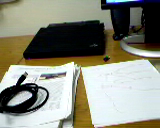
//> input picture example_16-01-imgA.png, 160 x 128 px
$ ./example_10-02 example_16-01-imgA.png   (built with g++ and OpenCV 4)
//> lines starting //> are read from the running program, lines starting //| are printed output that depends on the picture
//> further down, src is the input picture: 128 rows x 160 cols, CV_8UC3; mean B, G, R 124.1, 138, 137
// Example 10-2. Alternative method to combine and threshold image planes

#include <opencv2/opencv.hpp>
#include <iostream>

using namespace std;

void sum_rgb( const cv::Mat& src, cv::Mat& dst ) {

	// Split image onto the color planes.
	//
	vector<cv::Mat> planes;
	cv::split(src, planes);
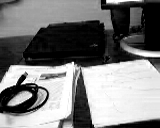
//> planes[0]: 128 rows x 160 cols, CV_8UC1; min 0, max 255, mean 124.1
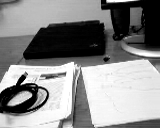
//> planes[1]: 128 rows x 160 cols, CV_8UC1; min 0, max 255, mean 138
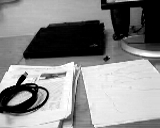
//> planes[2]: 128 rows x 160 cols, CV_8UC1; min 0, max 255, mean 137
	cv::Mat b = planes[0], g = planes[1], r = planes[2];

	// Accumulate separate planes, combine and threshold.
	//
	cv::Mat s = cv::Mat::zeros(b.size(), CV_32F);
	cv::accumulate(b, s);
	cv::accumulate(g, s);
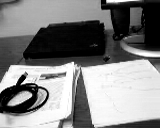
//> s: 128 rows x 160 cols, CV_32FC1; min 0, max 510, mean 262.1; drawn with min black and max white
	cv::accumulate(r, s);
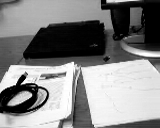
//> s: 128 rows x 160 cols, CV_32FC1; min 0, max 765, mean 399.2; drawn with min black and max white

	// Truncate values above 100 and rescale into dst.
	//
	cv::threshold( s, s, 100, 100, cv::THRESH_TRUNC );
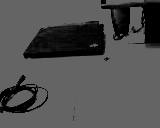
//> s: 128 rows x 160 cols, CV_32FC1; min 0, max 100, mean 79.7
	s.convertTo(dst, b.type());
}

void help(char **argv) {
	cout << "\nExample 10-2. Alternative method to combine and threshold image planes\n" << endl;
	cout << "\nCall:\n" << argv[0] << " ../faces.jpg\n" << endl;
}

int main(int argc, char** argv) {
	help(argv);
	if(argc < 2) { cout << "specify input image" << endl; return -1; }

	// Load the image from the given file name.
	//
	cv::Mat src = cv::imread( argv[1] ), dst;
	if( src.empty() ) { cout << "can not load " << argv[1] << endl; return -1; }
	sum_rgb( src, dst);

	// Create a named window with the name of the file and
	// show the image in the window
	//
	cv::imshow( argv[1], dst );

	// Idle until the user hits any key.
	//
	cv::waitKey(0);
	return 0;
}

$ run again, on checkerboard9x6.png
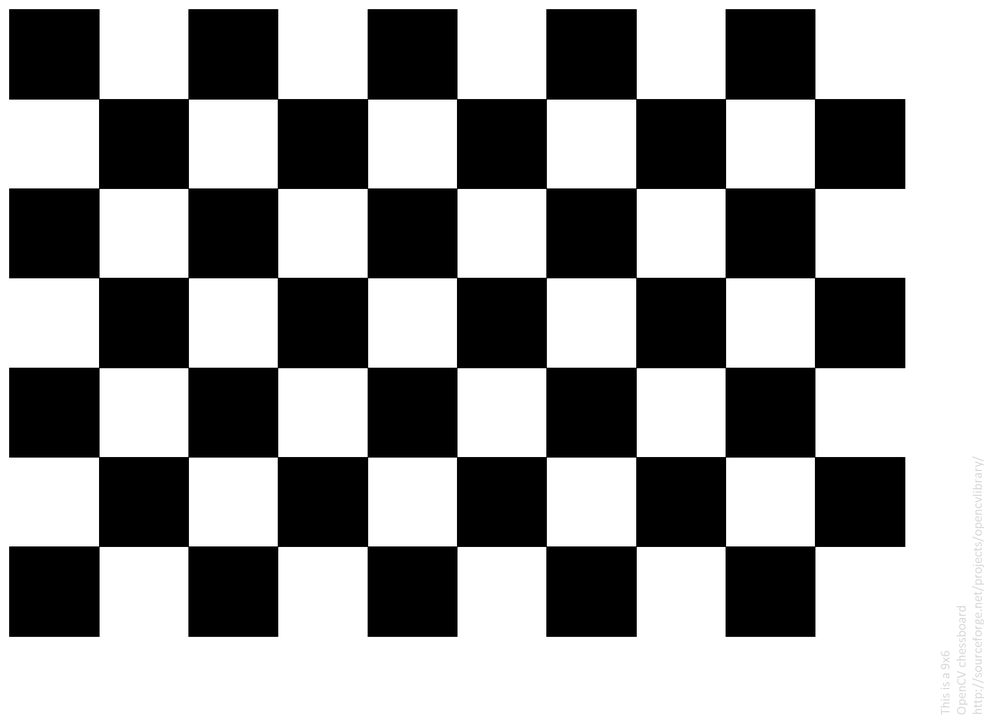
//> input picture checkerboard9x6.png, 985 x 716 px, shrunk from 1830 x 1330 before the run
//> src is the input picture: 716 rows x 985 cols, CV_8UC3; mean B, G, R 152.2, 152.2, 152.2
//> in sum_rgb, `cv::threshold( s, s, 100, 100, cv::THRESH_TRUNC );`:
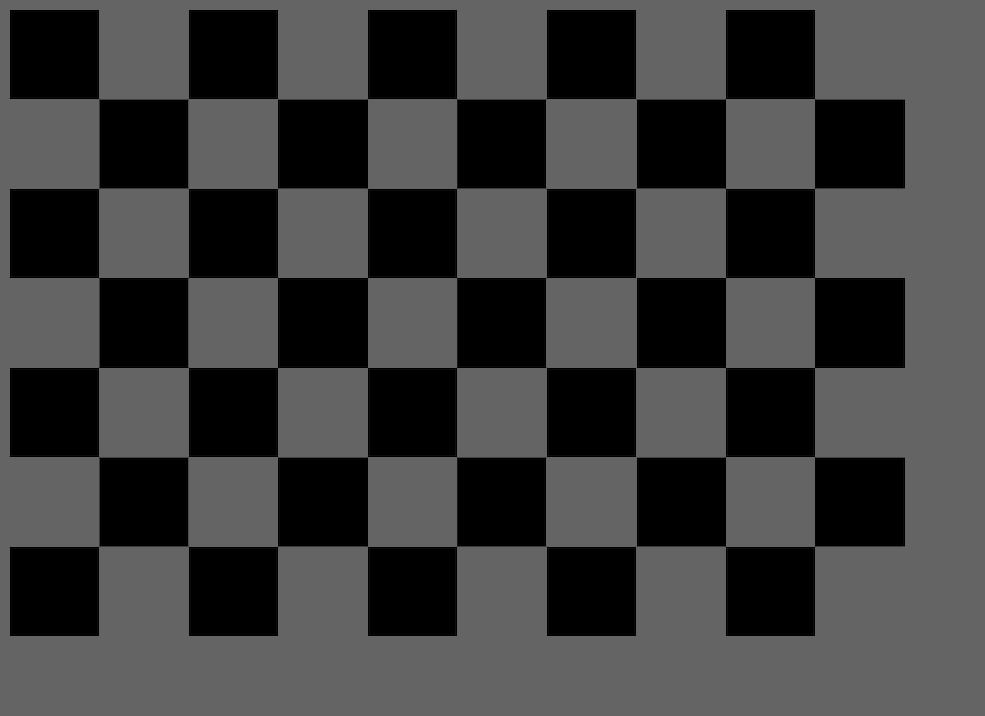
//> s: 716 rows x 985 cols, CV_32FC1; min 0, max 100, mean 60.8

$ run again, on example_16-01-imgB.png
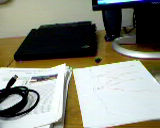
//> input picture example_16-01-imgB.png, 160 x 128 px
//> src is the input picture: 128 rows x 160 cols, CV_8UC3; mean B, G, R 123.6, 136, 134.3
//> in sum_rgb, `cv::split(src, planes);`:
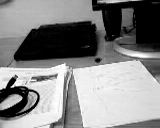
//> planes[2]: 128 rows x 160 cols, CV_8UC1; min 0, max 255, mean 134.3
//> in sum_rgb, `cv::threshold( s, s, 100, 100, cv::THRESH_TRUNC );`:
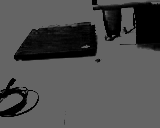
//> s: 128 rows x 160 cols, CV_32FC1; min 0, max 100, mean 78.3
